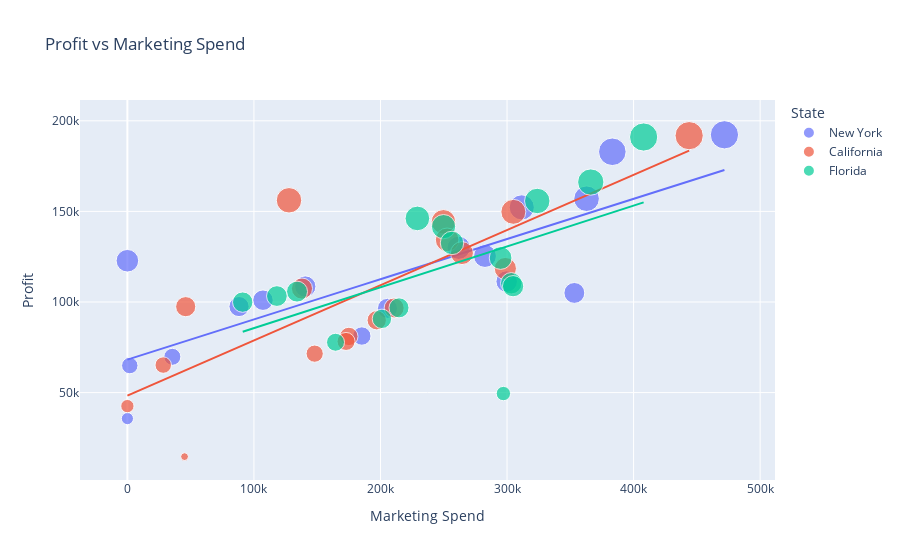

The notebook cell this image was saved under:
### Code cell
px.scatter(df,x='Marketing Spend',y='Profit',size='Profit',title='Profit vs Marketing Spend',color='State',trendline='ols')

### Figure 1 — Plotly figure (JSON) as saved in the notebook; plotly's stock layout.template omitted (floating-point values rounded to 4 significant figures)
{"data": [{"hovertemplate": "State=New York<br>Marketing Spend=%{x}<br>Profit=%{marker.size}<extra></extra>", "legendgroup": "New York", "marker": {"color": "#636efa", "size": [192300.0, 182900.0, 157000.0, 152200.0, 129900.0, 125400.0, 122800.0, 111300.0, 108600.0, 105000.0, 101000.0, 97480.0, 96480.0, 81230.0, 69760.0, 64930.0, 35670.0], "sizemode": "area", "sizeref": 480.7, "symbol": "circle"}, "mode": "markers", "name": "New York", "orientation": "v", "showlegend": true, "type": "scatter", "x": [471800.0, 383200.0, 362900.0, 311600.0, 261800.0, 282600.0, 0, 299700.0, 140600.0, 353200.0, 107100.0, 88220.0, 205500.0, 185300.0, 35530.0, 1904.0, 0], "xaxis": "x", "y": [192300.0, 182900.0, 157000.0, 152200.0, 129900.0, 125400.0, 122800.0, 111300.0, 108600.0, 105000.0, 101000.0, 97480.0, 96480.0, 81230.0, 69760.0, 64930.0, 35670.0], "yaxis": "y"}, {"hovertemplate": "<b>OLS trendline</b><br>Profit = 0.221866 * Marketing Spend + 68197.2<br>R<sup>2</sup>=0.656486<br><br>State=New York<br>Marketing Spend=%{x}<br>Profit=%{y} <b>(trend)</b><extra></extra>", "legendgroup": "New York", "marker": {"color": "#636efa", "symbol": "circle"}, "mode": "lines", "name": "New York", "showlegend": false, "type": "scatter", "x": [0, 0, 1904.0, 35530.0, 88220.0, 107100.0, 140600.0, 185300.0, 205500.0, 261800.0, 282600.0, 299700.0, 311600.0, 353200.0, 362900.0, 383200.0, 471800.0], "xaxis": "x", "y": [68200.0, 68200.0, 68620.0, 76080.0, 87770.0, 91970.0, 99390.0, 109300.0, 113800.0, 126300.0, 130900.0, 134700.0, 137300.0, 146600.0, 148700.0, 153200.0, 172900.0], "yaxis": "y"}, {"hovertemplate": "State=California<br>Marketing Spend=%{x}<br>Profit=%{marker.size}<extra></extra>", "legendgroup": "California", "marker": {"color": "#EF553B", "size": [191800.0, 156100.0, 149800.0, 144300.0, 134300.0, 127000.0, 118500.0, 107400.0, 97430.0, 96710.0, 89950.0, 81010.0, 78240.0, 71500.0, 65200.0, 42560.0, 14680.0], "sizemode": "area", "sizeref": 480.7, "symbol": "circle"}, "mode": "markers", "name": "California", "orientation": "v", "showlegend": true, "type": "scatter", "x": [443900.0, 127700.0, 305000.0, 249700.0, 252700.0, 264300.0, 298700.0, 138000.0, 46090.0, 210800.0, 197000.0, 175000.0, 172800.0, 148000.0, 28330.0, 0, 45170.0], "xaxis": "x", "y": [191800.0, 156100.0, 149800.0, 144300.0, 134300.0, 127000.0, 118500.0, 107400.0, 97430.0, 96710.0, 89950.0, 81010.0, 78240.0, 71500.0, 65200.0, 42560.0, 14680.0], "yaxis": "y"}, {"hovertemplate": "<b>OLS trendline</b><br>Profit = 0.304559 * Marketing Spend + 48310.6<br>R<sup>2</sup>=0.630493<br><br>State=California<br>Marketing Spend=%{x}<br>Profit=%{y} <b>(trend)</b><extra></extra>", "legendgroup": "California", "marker": {"color": "#EF553B", "symbol": "circle"}, "mode": "lines", "name": "California", "showlegend": false, "type": "scatter", "x": [0, 28330.0, 45170.0, 46090.0, 127700.0, 138000.0, 148000.0, 172800.0, 175000.0, 197000.0, 210800.0, 249700.0, 252700.0, 264300.0, 298700.0, 305000.0, 443900.0], "xaxis": "x", "y": [48310.0, 56940.0, 62070.0, 62350.0, 87210.0, 90330.0, 93390.0, 100900.0, 101600.0, 108300.0, 112500.0, 124400.0, 125300.0, 128800.0, 139300.0, 141200.0, 183500.0], "yaxis": "y"}, {"hovertemplate": "State=Florida<br>Marketing Spend=%{x}<br>Profit=%{marker.size}<extra></extra>", "legendgroup": "Florida", "marker": {"color": "#00cc96", "size": [191100.0, 166200.0, 155800.0, 146100.0, 141600.0, 132600.0, 124300.0, 110400.0, 108700.0, 105700.0, 103300.0, 99940.0, 96780.0, 90710.0, 77800.0, 49490.0], "sizemode": "area", "sizeref": 480.7, "symbol": "circle"}, "mode": "markers", "name": "Florida", "orientation": "v", "showlegend": true, "type": "scatter", "x": [407900.0, 366200.0, 323900.0, 229200.0, 249800.0, 256500.0, 294900.0, 303300.0, 304800.0, 134100.0, 118100.0, 91130.0, 214600.0, 201100.0, 164500.0, 297100.0], "xaxis": "x", "y": [191100.0, 166200.0, 155800.0, 146100.0, 141600.0, 132600.0, 124300.0, 110400.0, 108700.0, 105700.0, 103300.0, 99940.0, 96780.0, 90710.0, 77800.0, 49490.0], "yaxis": "y"}, {"hovertemplate": "<b>OLS trendline</b><br>Profit = 0.22541 * Marketing Spend + 63024.7<br>R<sup>2</sup>=0.324268<br><br>State=Florida<br>Marketing Spend=%{x}<br>Profit=%{y} <b>(trend)</b><extra></extra>", "legendgroup": "Florida", "marker": {"color": "#00cc96", "symbol": "circle"}, "mode": "lines", "name": "Florida", "showlegend": false, "type": "scatter", "x": [91130.0, 118100.0, 134100.0, 164500.0, 201100.0, 214600.0, 229200.0, 249800.0, 256500.0, 294900.0, 297100.0, 303300.0, 304800.0, 323900.0, 366200.0, 407900.0], "xaxis": "x", "y": [83570.0, 89660.0, 93240.0, 100100.0, 108400.0, 111400.0, 114700.0, 119300.0, 120800.0, 129500.0, 130000.0, 131400.0, 131700.0, 136000.0, 145600.0, 155000.0], "yaxis": "y"}], "layout": {"legend": {"itemsizing": "constant", "title": {"text": "State"}, "tracegroupgap": 0}, "title": {"text": "Profit vs Marketing Spend"}, "xaxis": {"anchor": "y", "domain": [0, 1], "title": {"text": "Marketing Spend"}}, "yaxis": {"anchor": "x", "domain": [0, 1], "title": {"text": "Profit"}}}}
